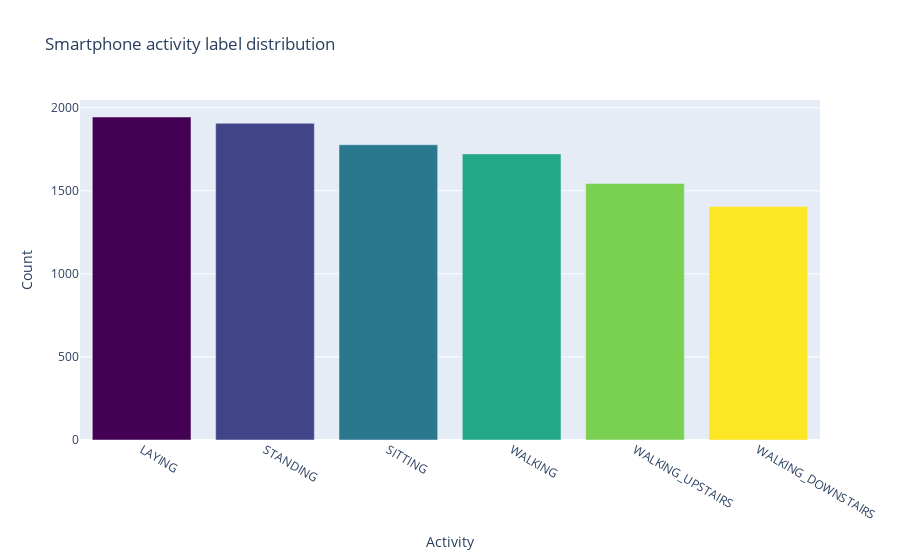

Notebook source saved alongside this figure:
### Code cell
# Create label
label = df_all['Activity']
label_counts = label.value_counts()

# get colors 
n = label_count.shape[0]
colormap = get_cmap('viridis')
colors = [rgb2hex(colormap(col)) for col in np.arange(0,1.01, 1/(n-1))]

# create plot
data = go.Bar(x = label_counts.index,
             y = label_counts,
             marker = dict(color = colors))

layout = go.Layout(title = 'Smartphone activity label distribution',
                  xaxis = dict(title = 'Activity'),
                  yaxis = dict(title = 'Count'))

fig = go.Figure(data=[data], layout=layout)
iplot(fig)

### Figure 1 — Plotly figure (JSON) as saved in the notebook; plotly's stock layout.template omitted (floating-point values rounded to 4 significant figures)
{"data": [{"marker": {"color": ["#440154", "#414487", "#2a788e", "#22a884", "#7ad151", "#fde725"]}, "type": "bar", "x": ["LAYING", "STANDING", "SITTING", "WALKING", "WALKING_UPSTAIRS", "WALKING_DOWNSTAIRS"], "y": [1944, 1906, 1777, 1722, 1544, 1406]}], "layout": {"title": {"text": "Smartphone activity label distribution"}, "xaxis": {"title": {"text": "Activity"}}, "yaxis": {"title": {"text": "Count"}}}}
